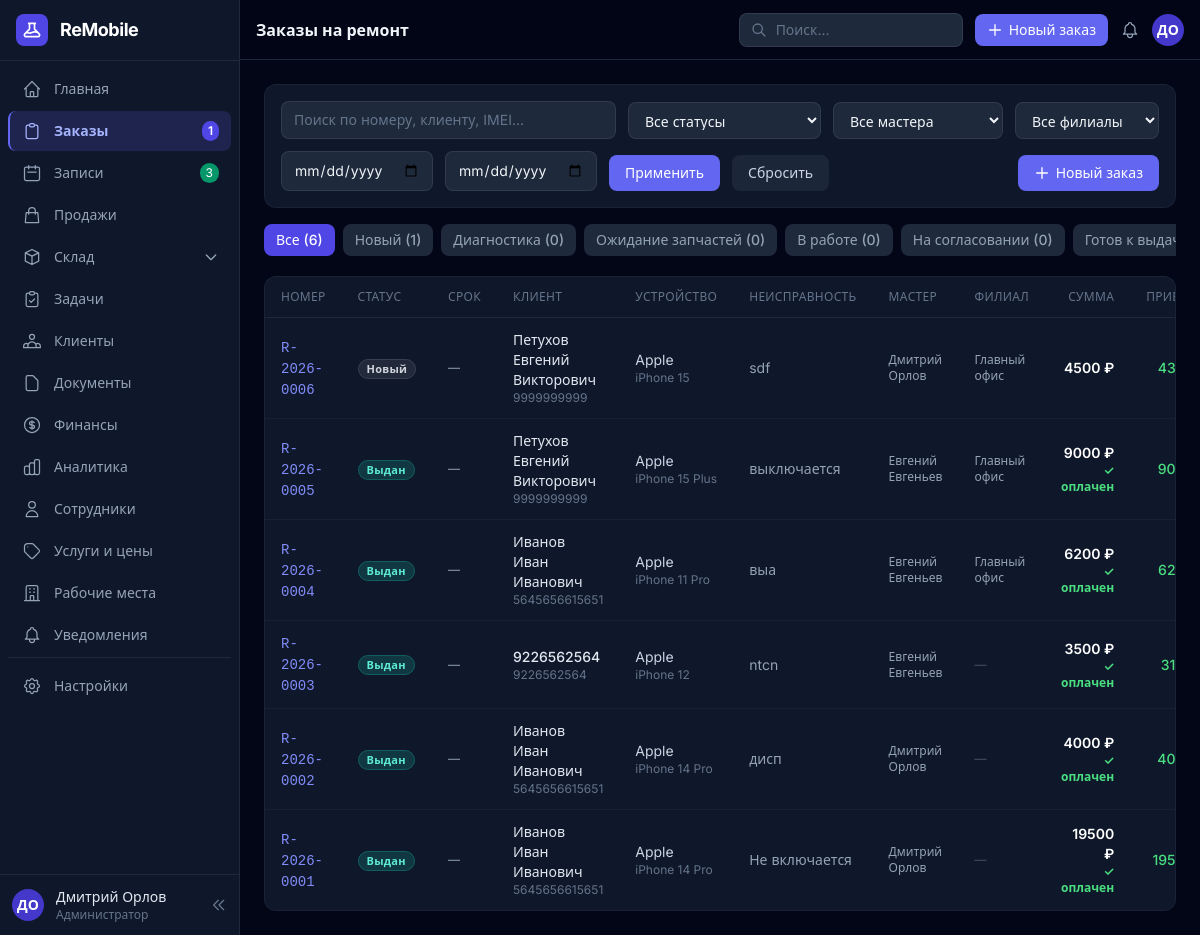
The app's page /crm/repairs/ (signed in), older data.
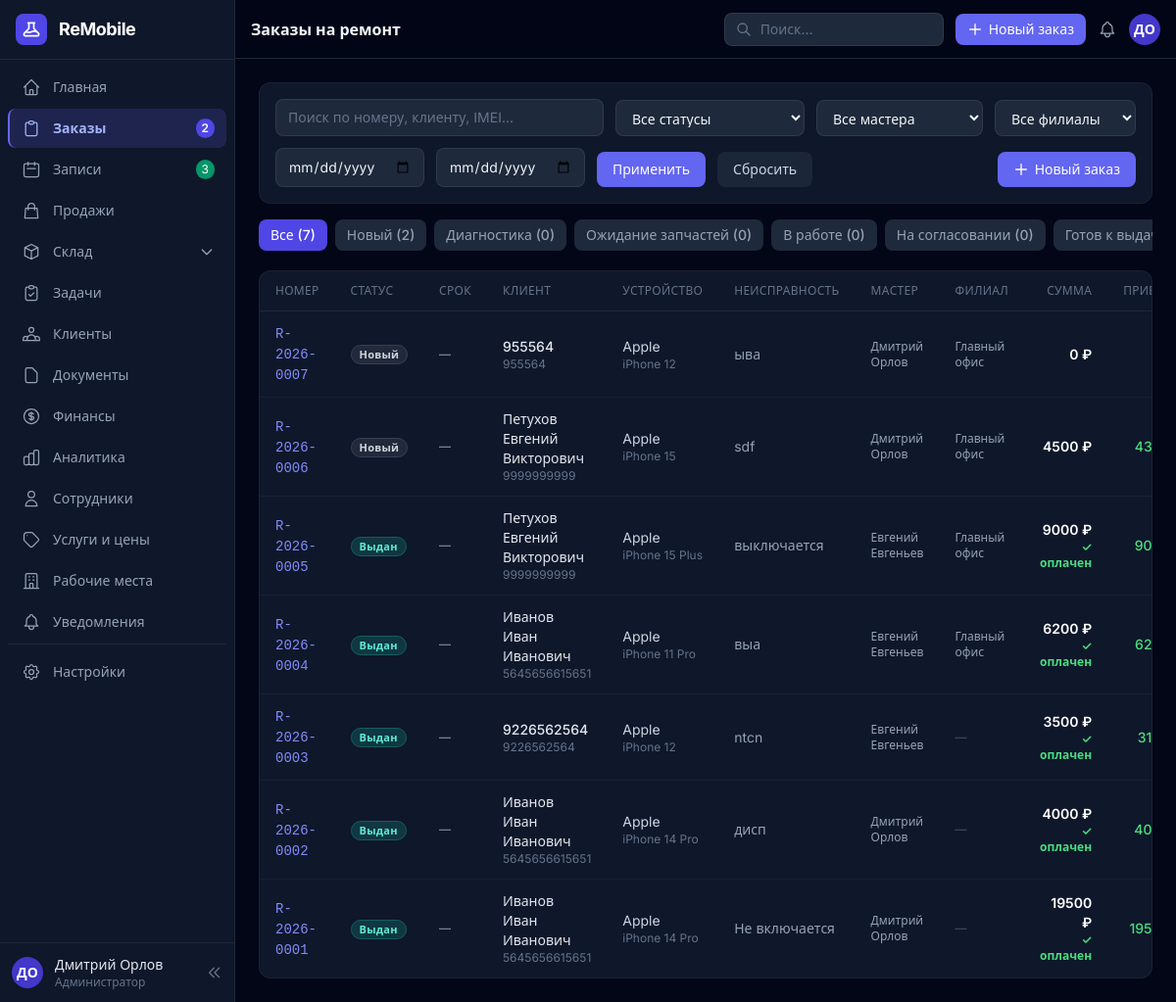
The same page, newer data.
### crm/models.py (models this page shows, shortened)
class RepairOrder(models.Model):
    STATUS_CHOICES = [
        ('new', 'Новый'),
        ('diagnosis', 'Диагностика'),
        ('waiting_parts', 'Ожидание запчастей'),
        ('in_progress', 'В работе'),
        ('approval', 'На согласовании'),
        ('done', 'Готов к выдаче'),
        ('issued', 'Выдан'),
        ('cancelled', 'Отменён'),
    ]
    STATUS_COLORS = {
        'new': 'gray',
        'diagnosis': 'orange',
        'waiting_parts': 'yellow',
        'in_progress': 'blue',
        'approval': 'purple',
        'done': 'green',
        'issued': 'teal',
        'cancelled': 'red',
    }
    STATUS_BG = {
        'new': 'bg-gray-500/20 text-gray-300 border-gray-500/30',
        'diagnosis': 'bg-orange-500/20 text-orange-300 border-orange-500/30',
        'waiting_parts': 'bg-yellow-500/20 text-yellow-300 border-yellow-500/30',
        'in_progress': 'bg-blue-500/20 text-blue-300 border-blue-500/30',
        'approval': 'bg-purple-500/20 text-purple-300 border-purple-500/30',
        'done': 'bg-green-500/20 text-green-300 border-green-500/30',
        'issued': 'bg-teal-500/20 text-teal-300 border-teal-500/30',
        'cancelled': 'bg-red-500/20 text-red-300 border-red-500/30',
    }
    order_number = models.CharField("Номер заказа", max_length=20, unique=True)
    customer = models.ForeignKey(Customer, on_delete=models.PROTECT, related_name='repairs', verbose_name="Клиент")
    brand = models.ForeignKey(Brand, on_delete=models.PROTECT, verbose_name="Марка")
    phone_model = models.ForeignKey(PhoneModel, on_delete=models.PROTECT, verbose_name="Модель")
    imei = models.CharField("IMEI / S/N", max_length=50, blank=True)
    appearance = models.TextField("Внешний вид / комплектация", blank=True)
    device_password = models.CharField("Пароль устройства", max_length=100, blank=True)
    complaint = models.TextField("Жалоба клиента / неисправность", blank=True)
    status = models.CharField("Статус", max_length=20, choices=STATUS_CHOICES, default='new')
    deadline = models.DateField("Срок выполнения", null=True, blank=True)
    branch = models.ForeignKey(Branch, on_delete=models.SET_NULL, null=True, blank=True, verbose_name="Филиал")
    created_by = models.ForeignKey(User, on_delete=models.SET_NULL, null=True, related_name='created_repairs',
                                   verbose_name="Менеджер")
    assigned_to = models.ForeignKey(User, on_delete=models.SET_NULL, null=True, blank=True,
                                    related_name='assigned_repairs', verbose_name="Мастер")
    created_at = models.DateTimeField("Создан", auto_now_add=True)
    updated_at = models.DateTimeField(auto_now=True)
    estimated_cost = models.DecimalField("Предварительная стоимость", max_digits=10, decimal_places=2, default=0)
    final_cost = models.DecimalField("Итоговая стоимость", max_digits=10, decimal_places=2, default=0)
    cost_price = models.DecimalField("Себестоимость", max_digits=10, decimal_places=2, default=0)
    discount = models.DecimalField("Скидка ₽", max_digits=10, decimal_places=2, default=0)
    notes = models.TextField("Внутренние заметки", blank=True)
    warranty_days = models.PositiveIntegerField("Гарантия (дней)", default=90)
    is_paid = models.BooleanField("Оплачен", default=False)
    paid_at = models.DateTimeField("Дата оплаты", null=True, blank=True)
    class Meta:
        verbose_name = "Заказ на ремонт"
        verbose_name_plural = "Заказы на ремонт"
        ordering = ['-created_at']
        indexes = [
            models.Index(fields=['status']),
            models.Index(fields=['created_at']),
            models.Index(fields=['assigned_to']),
        ]
    @property
    def status_badge(self):
        return self.STATUS_BG.get(self.status, 'bg-gray-500/20 text-gray-300')
    @property
    def profit(self):
        return self.final_cost - self.cost_price
    @property
    def is_overdue(self):
        if self.deadline and self.status not in ('issued', 'cancelled'):
            return timezone.now().date() > self.deadline
        return False

class Customer(models.Model):
    name = models.CharField("ФИО", max_length=200)
    phone = models.CharField("Телефон", max_length=30)
    email = models.EmailField("Email", blank=True)
    notes = models.TextField("Примечания", blank=True)
    telegram_id = models.CharField("Telegram ID", max_length=50, blank=True, db_index=True)
    branch = models.ForeignKey(Branch, on_delete=models.SET_NULL, null=True, blank=True,
                               related_name='customers', verbose_name="Филиал")
    created_at = models.DateTimeField("Дата добавления", auto_now_add=True)
    class Meta:
        verbose_name = "Клиент"
        verbose_name_plural = "Клиенты"
        ordering = ['-created_at']

class Branch(models.Model):
    name = models.CharField("Название", max_length=200)
    address = models.CharField("Адрес", max_length=300, blank=True)
    phone = models.CharField("Телефон", max_length=30, blank=True)
    email = models.EmailField("Email", blank=True)
    is_active = models.BooleanField("Активен", default=True)
    created_at = models.DateTimeField(auto_now_add=True)
    class Meta:
        verbose_name = "Филиал"
        verbose_name_plural = "Филиалы"
        ordering = ['name']

### core/models.py (models this page shows, shortened)
class Brand(models.Model):
    name = models.CharField("Название", max_length=100)
    icon = models.CharField("Эмодзи", max_length=10, default="📱")
    emoji = models.CharField("Эмодзи (alias)", max_length=10, default="📱")
    order = models.PositiveIntegerField("Порядок", default=0)
    is_active = models.BooleanField("Активна", default=True)
    class Meta:
        verbose_name = "Марка"
        verbose_name_plural = "Марки устройств"
        ordering = ['order', 'name']

class PhoneModel(models.Model):
    brand = models.ForeignKey(Brand, on_delete=models.CASCADE, related_name='phone_models', verbose_name="Марка")
    name = models.CharField("Название модели", max_length=150)
    order = models.PositiveIntegerField("Порядок", default=0)
    is_active = models.BooleanField("Активна", default=True)
    class Meta:
        verbose_name = "Модель телефона"
        verbose_name_plural = "Модели телефонов"
        ordering = ['brand__order', 'order', 'name']

### crm/views.py (the view, shortened to what this page needs)
# urls.py: path('repairs/', views.repair_list, name='repair_list'),
@crm_required
def repair_list(request):
    qs = RepairOrder.objects.select_related(
        'customer', 'brand', 'phone_model', 'assigned_to', 'created_by', 'branch'
    )
    profile = getattr(request.user, 'profile', None)
    is_admin_or_manager = profile and profile.role in ('admin', 'manager')
    if is_admin_or_manager:
        available_branches = Branch.objects.filter(is_active=True)
    branch_filter = request.GET.get('branch', '')
    if branch_filter == 'all' and is_admin_or_manager:
        pass  # Показать все — не фильтруем
    elif branch_filter:
        if is_admin_or_manager or available_branches.filter(pk=branch_filter).exists():
            qs = qs.filter(branch_id=branch_filter)
    elif is_admin_or_manager and not branch_filter:
        pass
    q = request.GET.get('q', '')
    if q:
        qs = qs.filter(
            Q(order_number__icontains=q) | Q(customer__name__icontains=q) |
            Q(customer__phone__icontains=q) | Q(imei__icontains=q)
        )
    if request.GET.get('status'):
        qs = qs.filter(status=request.GET['status'])
    if request.GET.get('master'):
        qs = qs.filter(assigned_to_id=request.GET['master'])
    if request.GET.get('date_from'):
        qs = qs.filter(created_at__date__gte=request.GET['date_from'])
    if request.GET.get('date_to'):
        qs = qs.filter(created_at__date__lte=request.GET['date_to'])
    base_qs = qs  # сохраняем для counts
    status_tabs = []
    for val, label in RepairOrder.STATUS_CHOICES:
        cnt = base_qs.filter(status=val).count()
        status_tabs.append((val, label, cnt))
    total_count = qs.count()
    page = Paginator(qs, 30).get_page(request.GET.get('page'))
    return render(request, 'crm/repairs/list.html', {
        'orders': page,
        'status_choices': RepairOrder.STATUS_CHOICES,
        'status_tabs': status_tabs,
        'total_count': total_count,
        'masters': User.objects.filter(profile__role__in=['master', 'employee', 'manager']),
        'branches': available_branches,
        'branch_filter': branch_filter,
        'is_admin_or_manager': is_admin_or_manager,
        'active_branch': profile.branch if profile else None,
    })

### core/context_processors.py (called while the page is built)
def site_settings(request):
    return {'site': SiteSettings.get()}

### core/models.py (called while the page is built)
    @classmethod
    def get(cls):
        obj, _ = cls.objects.get_or_create(pk=1)
        return obj

### templates/crm/repairs/list.html (shortened to what the changed rows need)
{% extends 'crm/base.html' %}
{% block page_title %}Заказы на ремонт{% endblock %}
{% block content %}
<div class="flex gap-2 mb-4 overflow-x-auto pb-1">
  <a href="?{% if request.GET.q %}q={{ request.GET.q }}&{% endif %}"
     class="px-3 py-1.5 rounded-lg text-sm font-medium whitespace-nowrap transition-colors
     {% if not request.GET.status %}bg-indigo-600 text-white{% else %}bg-slate-800 text-slate-400 hover:text-slate-200{% endif %}">
    Все ({{ total_count }})
  </a>
  {% for val, label, count in status_tabs %}
  <a href="?status={{ val }}{% if request.GET.q %}&q={{ request.GET.q }}{% endif %}"
     class="px-3 py-1.5 rounded-lg text-sm font-medium whitespace-nowrap transition-colors
     {% if request.GET.status == val %}bg-indigo-600 text-white{% else %}bg-slate-800 text-slate-400 hover:text-slate-200{% endif %}">
    {{ label }} ({{ count }})
  </a>
  {% endfor %}
</div>
<div class="card overflow-hidden">
  <div class="overflow-x-auto">
    <table class="w-full text-sm">
      <thead>
        <tr class="border-b border-slate-800 text-xs text-slate-500 uppercase tracking-wide">
          <th class="text-left px-4 py-3 font-medium">Номер</th>
          <th class="text-left px-4 py-3 font-medium">Статус</th>
          <th class="text-left px-4 py-3 font-medium">Срок</th>
          <th class="text-left px-4 py-3 font-medium">Клиент</th>
          <th class="text-left px-4 py-3 font-medium">Устройство</th>
          <th class="text-left px-4 py-3 font-medium hidden lg:table-cell">Неисправность</th>
          <th class="text-left px-4 py-3 font-medium hidden md:table-cell">Мастер</th>
          <th class="text-left px-4 py-3 font-medium hidden lg:table-cell">Филиал</th>
          <th class="text-right px-4 py-3 font-medium">Сумма</th>
          {% if is_manager %}<th class="text-right px-4 py-3 font-medium hidden lg:table-cell">Прибыль</th>{% endif %}
        </tr>
      </thead>
      <tbody class="divide-y divide-slate-800/60">
        {% for order in orders %}
        <tr class="table-row group">
          <td class="px-4 py-3">
            <a href="{% url 'crm:repair_detail' order.pk %}" class="font-mono font-medium text-indigo-400 hover:text-indigo-300">
              {{ order.order_number }}
            </a>
          </td>
          <td class="px-4 py-3">
            <span class="badge {{ order.status_badge }}">{{ order.get_status_display }}</span>
          </td>
          <td class="px-4 py-3 text-slate-400 text-xs">
            {% if order.deadline %}
              <span class="{% if order.is_overdue %}text-red-400{% endif %}">{{ order.deadline|date:"d.m.Y" }}</span>
            {% else %}—{% endif %}
          </td>
          <td class="px-4 py-3">
            <div class="font-medium text-slate-200">{{ order.customer.name }}</div>
            <div class="text-xs text-slate-500">{{ order.customer.phone }}</div>
          </td>
          <td class="px-4 py-3">
            <div class="text-slate-300">{{ order.brand.name }}</div>
            <div class="text-xs text-slate-500">{{ order.phone_model.name }}</div>
          </td>
          <td class="px-4 py-3 hidden lg:table-cell text-slate-400 max-w-[200px] truncate">
            {{ order.complaint|truncatechars:50 }}
          </td>
          <td class="px-4 py-3 hidden md:table-cell text-slate-400 text-xs">
            {% if order.assigned_to %}{{ order.assigned_to.get_full_name|default:order.assigned_to.username }}{% else %}—{% endif %}
          </td>
          <td class="px-4 py-3 hidden lg:table-cell text-xs">
            {% if order.branch %}
            <span class="text-slate-400">{{ order.branch.name }}</span>
            {% else %}
            <span class="text-slate-600">—</span>
            {% endif %}
          </td>
          <td class="px-4 py-3 text-right font-semibold text-white">
            {{ order.final_cost|floatformat:0 }} ₽
            {% if order.is_paid %}<span class="block text-xs text-green-400">✓ оплачен</span>{% endif %}
          </td>
          {% if is_manager %}
          <td class="px-4 py-3 text-right hidden lg:table-cell">
            <span class="{% if order.profit > 0 %}text-green-400{% else %}text-red-400{% endif %} font-medium">
              {{ order.profit|floatformat:0 }} ₽
            </span>
          </td>
          {% endif %}
        </tr>
        {% endfor %}
      </tbody>
    </table>
  </div>
</div>
{% endblock %}

### templates/crm/base.html (shortened to what the changed rows need)
<!DOCTYPE html>
<html lang="ru" class="dark">
<head>
<script src="https://cdn.tailwindcss.com"></script>
</head>
<body class="bg-slate-950 text-slate-100 min-h-screen" x-data="{ sidebarOpen: true, mobileOpen: false }">
<aside :class="sidebarOpen ? 'w-60' : 'w-16'"
       class="fixed left-0 top-0 h-screen bg-slate-900 border-r border-slate-800 flex flex-col z-40 transition-all duration-200 hidden lg:flex overflow-hidden">
  <nav class="flex-1 overflow-y-auto py-2 px-2 space-y-0.5">
    <a href="{% url 'crm:repair_list' %}"
       class="sidebar-link flex items-center gap-3 px-3 py-2.5 rounded-lg text-slate-400 border-l-2 border-transparent {% if 'repair' in request.resolver_match.url_name %}active{% endif %}">
      <svg class="w-5 h-5 flex-shrink-0" fill="none" stroke="currentColor" viewBox="0 0 24 24"><path stroke-linecap="round" stroke-linejoin="round" stroke-width="1.5" d="M9 5H7a2 2 0 00-2 2v12a2 2 0 002 2h10a2 2 0 002-2V7a2 2 0 00-2-2h-2M9 5a2 2 0 002 2h2a2 2 0 002-2M9 5a2 2 0 012-2h2a2 2 0 012 2"/></svg>
      <span x-show="sidebarOpen" class="text-sm whitespace-nowrap flex-1">Заказы</span>
      {% if open_orders_count %}
      <span x-show="sidebarOpen" class="bg-indigo-600 text-white text-xs px-1.5 py-0.5 rounded-full">{{ open_orders_count }}</span>
      {% endif %}
    </a>
  </nav>
</aside>
<div :class="sidebarOpen ? 'lg:ml-60' : 'lg:ml-16'" class="transition-all duration-200 min-h-screen flex flex-col">
  <header class="sticky top-0 z-30 bg-slate-950/90 backdrop-blur-sm border-b border-slate-800 flex items-center px-4 py-3 gap-3 min-h-[60px]">
    <h1 class="text-base font-semibold text-slate-100 hidden sm:block">{% block page_title %}{% endblock %}</h1>
  </header>
  <main class="flex-1 p-4 lg:p-6">
    {% block content %}{% endblock %}
  </main>
</div>
</body>
</html>

Row changes from the older to the newer data that the page shows:
added RepairOrder: order_number "R-2026-0007", status "Новый", customer.name "955564", customer.phone "955564", brand.name "Apple", phone_model.name "iPhone 12", complaint "ыва", assigned_to.get_full_name "Дмитрий Орлов", branch.name "Главный офис", final_cost "0"
Text that changed along with them:
{{ open_orders_count }}: "1" → "2"
{{ total_count }}: "6" → "7"
new list line: "Новый ( 2 )"
list line gone: "Новый ( 1 )"
